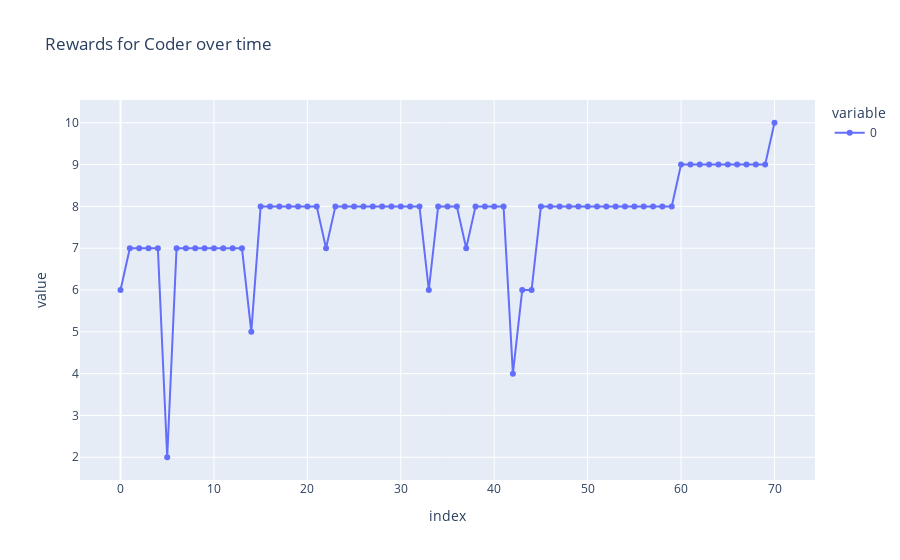

The cell this chart's notebook holds for it:
### Markdown cell above
## Charts for Coder

### Code cell
fig_1 = px.line(
    hist_coder_rewards,
    markers=True,
    title="Rewards for Coder over time"
)
fig_1.show()

### Figure 1 — Plotly figure (JSON) as saved in the notebook; plotly's stock layout.template omitted (floating-point values rounded to 4 significant figures)
{"data": [{"hovertemplate": "variable=0<br>index=%{x}<br>value=%{y}<extra></extra>", "legendgroup": "0", "line": {"color": "#636efa", "dash": "solid"}, "marker": {"symbol": "circle"}, "mode": "markers+lines", "name": "0", "orientation": "v", "showlegend": true, "type": "scatter", "x": [0, 1, 2, 3, 4, 5, 6, 7, 8, 9, 10, 11, 12, 13, 14, 15, 16, 17, 18, 19, 20, 21, 22, 23, 24, 25, 26, 27, 28, 29, 30, 31, 32, 33, 34, 35, 36, 37, 38, 39, 40, 41, 42, 43, 44, 45, 46, 47, 48, 49, 50, 51, 52, 53, 54, 55, 56, 57, 58, 59, 60, 61, 62, 63, 64, 65, 66, 67, 68, 69, 70], "xaxis": "x", "y": [6, 7, 7, 7, 7, 2, 7, 7, 7, 7, 7, 7, 7, 7, 5, 8, 8, 8, 8, 8, 8, 8, 7, 8, 8, 8, 8, 8, 8, 8, 8, 8, 8, 6, 8, 8, 8, 7, 8, 8, 8, 8, 4, 6, 6, 8, 8, 8, 8, 8, 8, 8, 8, 8, 8, 8, 8, 8, 8, 8, 9, 9, 9, 9, 9, 9, 9, 9, 9, 9, 10], "yaxis": "y"}], "layout": {"legend": {"title": {"text": "variable"}, "tracegroupgap": 0}, "title": {"text": "Rewards for Coder over time"}, "xaxis": {"anchor": "y", "domain": [0, 1], "title": {"text": "index"}}, "yaxis": {"anchor": "x", "domain": [0, 1], "title": {"text": "value"}}}}
